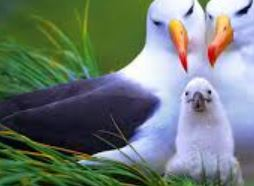
%> input picture img.jpg, 254 x 186 px
$ octave tensor4_V2.m   (GNU Octave 9; MATLAB toolbox functions it lacks are replaced by stand-ins)
%> lines starting %> are read from the running program, lines starting %| are printed output that depends on the picture
clear all;close all;clc
[filename,filepath]=uigetfile('.jpg','输入一个图像');% read a picture
%> the answer given: img.jpg
file=strcat(filepath,filename);
IMG=imread(file);
%> IMG is the input picture: size 186x254x3 uint8; mean R, G, B 110, 123.2, 117.1
IMG = double(rgb2gray(IMG));% Convert to gray image
%> IMG: size 186x254 double
figure('name','Gray image'),imshow(mat2gray(IMG));
m_num = 10;
n_num = 30;
I = imresize(IMG,[m_num,n_num]);% resize to be easy to verify. Also can be [30 10]
[m,n] = size(I);
%> m = 10; n = 30

 % X*Q make every column of X move to the right circularly
 Q = [zeros(n-1,1),eye(n-1);1,zeros(1,n-1)];

 % P*X make every row of X move down
 P = [zeros(1,m-1),1;eye(m-1),zeros(m-1,1)];

 % Initialize a four-dimensional tensor. Concretely,
 % the first and second dimension show the picture,
 % the third dimension repensents the picture moved to the right ordinal
 % times,
 % and the fourth dimension repensents the picture moved down ordinal times
 tensor = zeros(m,n,n,m);
for i = 1:n
    for j = 1:m
        tempQ = Q^mod(i-1,n);
        tempP = P^mod(j-1,m);
        tensor(:,:,i,j) = tempP*I*tempQ;
    end
end

 % Convert tensor to 2-D form that can be observed.
tt = zeros(m*n,n*m);
for i = 1:n
    for j = 1:m
        tt((i-1)*m+1:i*m,(j-1)*n+1:j*n) = tensor(:,:,i,j);
    end
end
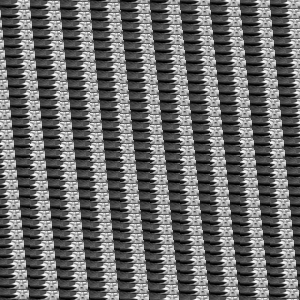
%> tt: size 300x300 double; min 19.38, max 255, mean 118.7; drawn with min black and max white
figure('name','Cyclic matrix')
imshow(mat2gray(tt));
 % 'tt' is the partitioned matrix of the n row m column, in which
 % each bolck is m*n. So 'tt' is square matrix.

 % Obtain the four-dimensional Fourier transform of the tensor
T = fftn(tensor);

 % 'TT' is the observed form of 'T'
TT = zeros(m*n,n*m);
for i = 1:n
    for j = 1:m
        TT((i-1)*m+1:i*m,(j-1)*n+1:j*n) = T(:,:,i,j);
    end
end
figure('name','Fourier transform'),imshow(log(abs(TT)));
%> after `imshow(log(abs(TT)))`:
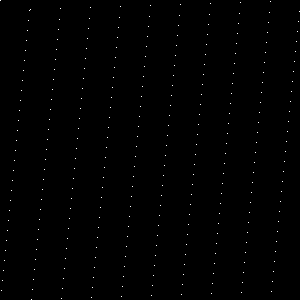
%> displayed picture: size 300x300, on the screen's scale of 0 to 255; 0.33% white in thin lines or dots

 % The observed form of the result of Fourier transform
 % is no diagonalization matrix.
 % Fortunately,the position of the nonzero elements is full-rank, and the
 % num of the elements is same with the rank.
 % If we relpace the nonzero elements with '1' and others '0', the matrix
 % is orthogonal matrix(正交矩阵).
 % The product of it and its transpose is diagonalization matrix.
[r,c] = find(log(abs(TT))>2);
%> r = 300 values from 1 to 300; c = 300 values from 1 to 300
waoo = zeros(m*n,n*m);% waoo is just an onomatopoeia word(哇哦..)
figure('name','Green * is the position of the nonzeros elements');
for i = 1:size(r,1)
plot(r(i),c(i),'g*','markersize',12);hold on;
waoo(r(i),c(i)) = 1;
end
%> waoo: size 300x300 double; values 0 (black) and 1 (white), 0.33% white in thin lines or dots
figure('name','Product of TT and the transpose of TT')
imshow(abs(waoo*waoo'))
DT = TT*waoo';


% The follows is the process in which only 2-D Fourier transform is used
% The range of the 2-D Fourier transform is the m*n block.
I = imresize(IMG,[m_num,n_num]);
[m,n] = size(I);
Q = [zeros(n-1,1),eye(n-1);1,zeros(1,n-1)];
P = [zeros(1,m-1),1;eye(m-1),zeros(m-1,1)];
B = zeros(m*n,n*m);
 for i = 1:n
     for j = 1:m
         tempQ = Q^mod(i-1,n);
         tempP = P^mod(j-1,m);
         B(m*(i-1)+1:m*i,n*(j-1)+1:n*j) = fft2(tempP*I*tempQ);
         XI(m*(i-1)+1:m*i,n*(j-1)+1:n*j) = tempP*I*tempQ;
     end
 end

 % The matrix C is same(or like) the matrix TT.
 C = zeros(m*n,n*m);
 for i = 1:m
     for j = 1:n
         Ctemp = zeros(n,m);
         for ii = 1:n
             for jj = 1:m
                 Ctemp(ii,jj) = B((ii-1)*m+i,(jj-1)*n+j);
             end
         end
         C((i-1)*n+1:i*n,(j-1)*m+1:j*m) = fft2(Ctemp);
         CI((i-1)*n+1:i*n,(j-1)*m+1:j*m) = Ctemp;
     end
 end
 figure
 subplot(1,2,1)
 imshow(mat2gray(log(abs(B))+10*ones(size(B))));subplot(1,2,2)
 D = log(abs(C));
 % remove the '-inf'
 inf_ind = isinf(D);
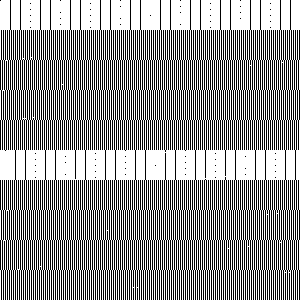
%> inf_ind: size 300x300 logical; 58.6% white; black in thin lines or dots
 [r,c] = find(inf_ind == 1);
%> r = 52752 values from 1 to 300; c = 52752 values from 1 to 300
 for i = 1:size(r,1)
 D(r(i),c(i)) = -20;
 end
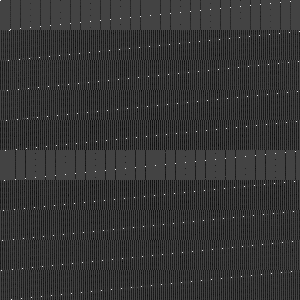
%> D: size 300x300 double; min -32.98, max 16.18, mean -22.91; drawn with min black and max white
D = D + 30*ones(size(D));
imshow(mat2gray(D));
[r c] = find(abs(C)>2);
%> r = 300 values from 1 to 300; c = 300 values from 1 to 300
waoo = zeros(m*n,n*m);
figure;
for i = 1:size(r,1)
plot(r(i),c(i),'g*','markersize',20);hold on;
waoo(r(i),c(i)) = 1;
end
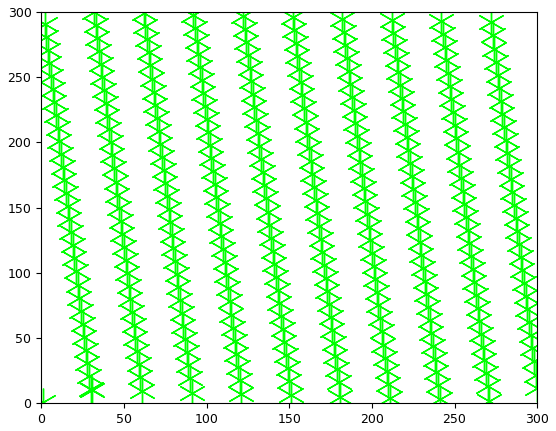
%> figure redrawn from the program's plot data
figure
imshow(abs(waoo*waoo'))
DC = C*waoo';

 % Operate the original image with 2-D Fourier transform.
 % Find if the value of 2-D transform is same with diagonal element of
 % the 4-D Fourier transform of the tensor.
 If = m*n*fft2(I);
 samenum = 0;
 d2 = diag(DC);
 d1 = diag(DT);
 flag=0;
for i = 1:size(If,1)
    for j = 1:size(If,2)
    flag = find(abs(d2-If(i,j))<abs(0.0001*If(i,j)));% d2 can be replaced with d1
    if(flag)
        samenum = samenum + 1;% the number of the same elements
        If(i,j) = -inf;d2(flag(1)) = inf;% d2 or d1 should be corresponding to line 138
    end
    end
end
%> after the loop, samenum = 300

% 1、思路的转变
% 转化一下实验的目的，不直接考虑4-D情形（实在是难以想象，也没有实在的分析工具）
% 既然，对循环矩阵做4-D傅里叶变换确实可以得到与2-D变换一一对应的值。
% 不如从回归公式（1-D原始信号的情形）出发，
% 尝试得到对角矩阵，或者非零元素两两不同行不同列的矩阵。
%
% 2、原始信号一维形式 及 一维形式的2-D傅里叶变换
% 2.1
% 将图像转化为一维,即将矩阵改为行排式。具体地,
% Img = [1 2 3;
%        4 5 6];
% [m,n] = size(Img);
% vector1 = reshape(Img',1,6) = [1 2 3 4 5 6]
% 2.2
% 能不能对行排式进行矩阵乘法等价于对原矩阵进行2-D傅里叶变换呢？
% 简单可得，
%     reshape(F1*Img*F2') = vector1*kron(F1.',eye(n))*kron(eye(m),F2');
% 可以通过Fouriertest.m 验证
%
% 3、回归公式
% 观察回归公式，我们还需要将行排式再排成矩阵，不妨，先排右移n次的n个行排式，
% 再排下移一次，右移n次的n个行排式，得到m*n个行排式组成的矩阵，也是方阵。
% 而且，每一列其实是4-D张量另外两个维度的行排式，而且同样是先排序号为1:n的那一维。
% vector = [1 2 3 4 5 6;
%           3 1 2 6 4 5;
%           2 3 1 5 6 4;
%           4 5 6 1 2 3;
%           6 4 5 3 1 2;
%           5 6 4 2 3 1];
% 再说一遍，vector的行向量是图像（即横纵）两个维度的行排式
%           vector的列向量是下移m次右移n次两个维度的行排式
% 即vector的第一列的元素是平移后的图像的（1,1）处的像素值
% [1 4 3 6 2 5]'分别是
% 不平移 右移1次 右移2次 下移1次 右移1次下移1次 右移2次下移1次
%
% 通过一维实验，得到F*C(x)*F'(共轭转置)是对角的，但是这并不是2-D Fourier transform
% 2-D is F*C(x)*F.'(转置)
% 结合二维实验，确实有
%     原图像2-D傅里叶变换的结果与循环矩阵4-D傅里叶变换的结果的值是一一对应的。
% 所以，得到一个猜想：不做4-D傅里叶变换而是将F*C(x)*F'推广到4-D情形。
% 加之对行排式做乘法可以得到2-D傅里叶变换（这里使用共轭转置形式也可以...
% 以下两个公式是实验的核心公式：
% TF = vector*FF;将每一行当作一个行排式，做2-D傅里叶变换
% TTF = (TF'*FF)' = FF'*vector*FF;将结果的每一列当作一个行排式，做2-D傅里叶对角化
%                    |
%               此处必须为共轭转置
% 有趣的是，这个猜想是正确的。
% 可以将回归公式中所用的大矩阵X对角化。
% 而且，对角矩阵的对角元素是原图像二维傅里叶变换结果的行排式，可以看
%  'mmd' 和 'If' 来证明。
% 具体实现如下
% 如果你想方面地修改验证实验的矩阵规模,去掉下边的注释符号'%'
% The experiment is implemented as follows.
% If you want to modify the scale of experimental matrix,
% remove the the symbol '%'.
% The English version of the above discusion is following the experiment.
% m_num = 30;n_num = 10;
I = imresize(IMG,[m_num,n_num]);
[m,n] = size(I);

% X*Q make every column of X move to the right circularly
Q = [zeros(n-1,1),eye(n-1);1,zeros(1,n-1)];

% P*X make every row of X move down
P = [zeros(1,m-1),1;eye(m-1),zeros(m-1,1)];
for i = 1:n
     for j = 1:m
         tempQ = Q^mod(i-1,n);
         tempP = P^mod(j-1,m);
         XI(m*(i-1)+1:m*i,n*(j-1)+1:n*j) = tempP*I*tempQ;
     end
 end
vector = zeros(m*n,m*n);
for i = 1:n
    for j = 1:m
        vector(i+(j-1)*n,:) = reshape(XI(m*(i-1)+1:m*i,n*(j-1)+1:n*j).',1,m*n);
    end
end
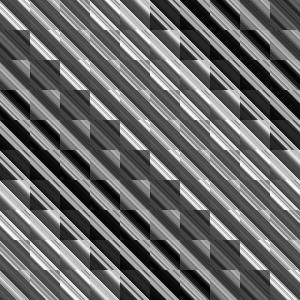
%> vector: size 300x300 double; min 19.38, max 255, mean 118.7; mean of the top-left, top-right, bottom-left and bottom-right quarters 120.6, 116.7, 116.7, 120.6; drawn with min black and max white
fly = n;
%> fly = 30
 Fn = zeros(fly,fly);
 for i = 1:fly
     for j = 1:fly
         Fn(i,j) = exp(-2*pi*1i*(i-1)*(j-1)/n);
     end
 end
 fly = m;
%> fly = 10
 Fm = zeros(fly,fly);
 for i = 1:fly
     for j = 1:fly
         Fm(i,j) = exp(-2*pi*1i*(i-1)*(j-1)/m);
     end
 end
FF = kron(Fm.',eye(n))*kron(eye(m),Fn.');
% FF2 = kron(Fn.',eye(m))*kron(eye(n),Fm');
TF = vector*FF;
TTF = FF'*vector*FF;
figure('name','TF'),imshow(mat2gray(log(abs(TF))))
figure('name','The row of TF is row type of this matrix'),imshow(mat2gray(log(abs(CI))))
%> after `imshow(mat2gray(log(abs(CI))))`:
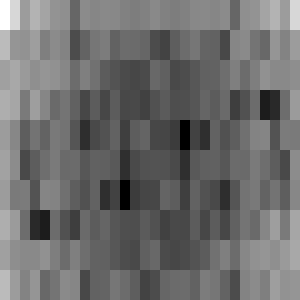
%> displayed picture: size 300x300, on the screen's scale of 0 to 255; min 0, max 255, mean 108.9; mean of the top-left, top-right, bottom-left and bottom-right quarters 120.5, 107.8, 103.3, 104.2
figure('name','TTF'),imshow(mat2gray(((log(abs(TTF)))>0).*(log(abs(TTF))<200)))
mmd = diag(TTF);
If = m*n*fft2(I);
fprintf('\nThe maximum of the difference of the modulus of corresponding elements is')
max(abs(mmd - reshape(If.',m*n,1)))
%> ans = 6.06e-09

% ***********************************************************************
% *******************     1.Change of Thought      **********************
% ***********************************************************************
% The purpose of the experiment was directly considering the 4-D case.
% (it is hard to imagine and to analysis without Mathematical Tools)
%
% Since the result of the 4-D Fourier transform of the circular matrix
% (seriously,4-D tensor) corresponds to 2-D transform one by one,
% The purpose now:
% From the regression formula, try to get diagonal matrix
% or the matrix, of which the nonzero elements are neither the same row nor the same column.
% (From the case of 1-D original signal).
%
% ***********************************************************************
% **  2.1-D original signal and 1-D form of 2-D Fourier transform.  *****
% ***********************************************************************
% 2.1
% Converting the image into one dimension is
% changing the matrix into row type. Specifically,
% Img = [1 2 3;
%        4 5 6];
% [m,n] = size(Img);
% vector1 = reshape(Img',1,m*n) = [1 2 3 4 5 6]
% 2.2
% Is there a matrix multiplication for the row type,
% equivalent to the 2-D Fourier transform of the original matrix ?
% Easy to get,
%     reshape(F1*Img*F2') = vector1*kron(F1.',eye(n))*kron(eye(m),F2');
% where reshape is MATLAB command
% It can be verified by Fouriertest.m
%
% ***********************************************************************
% *****************     3. regression formula     ***********************
% ***********************************************************************
% Observing the regression formula, we also need arrange row type into a matrix.
% First, the n row type with 1:n shift to the right is arranged.
% Second, the n row type with 1:n shift to the right and 1 downwards shift
% and so on.
% Then, a mn-by-mn matrix is obtained.
% Moreover, each column is actually a row type of two other dimensions of
% 4-D tensor, and the dimension with 1:n ordinal first sorted for each column.
% vector = [1 2 3 4 5 6;
%           3 1 2 6 4 5;
%           2 3 1 5 6 4;
%           4 5 6 1 2 3;
%           6 4 5 3 1 2;
%           5 6 4 2 3 1];
% Again, the row vectors of 'vector' are row type of two dimensions of image
% (i.e. horizontal and vertical coordinates).
% The column vectors of 'vector' are row type of two dimensions.
% (i.e. moved down 1:m times, right shifts to 1:n times,)
% The first element of vector is the pixel value at the (1,1) of the
% translational image.
% The first colunm [1 4 3 6 2 5]' are respectively
% the (1,1) of the translational image with no translation, 1 right, 2 right,
% 1 downwards, 1 downwards & 1 right, and 1 downwards & 2 right translation.
%
% By 1-D experiments, F*C(x)*F'(conjugate transposition) is
% diagonal, but this is not 2-D Fourier transform:
%                           2-D is F*C (x) *F.'(transpose)
% Combined with the 2-D experiment, it is true that the result of 2-D
% Fourier transform of the original image is one-to-one corresponding
% with the diagonal element value of 4-D Fourier transform of the tensor.
% Therefore, we get a conjecture:
% If instead of doing 4-D Fourier transform, we extend F*C(x)*F'to 4-D case,
% the matrix 'vector' can be diagonalized.
%
% Considering the multiplication of row type is equivalent to 2-D Fourier
% transform, the following is the key formula of the experiment.
% TF = vector*FF; Take every row as a row type, do 2-D Fourier transform.
% TTF = (TF'*FF) = FF'*vector*FF; Every column of the result is regarded
%                   |
%                 must be conjugated transposed here
% as a row type is operated with 2-D Fourier transform.
% Interestingly, this conjecture is true.
% And the diagonal elements is the row type of the 2-D transform of the
% orginal image (a m-by-n matrix). 'mmd' and 'If' can verify this.
